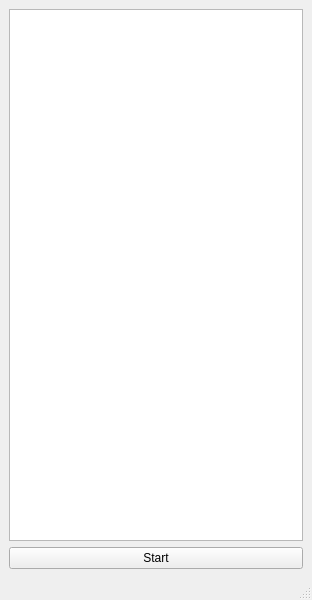
<?xml version="1.0" encoding="UTF-8"?>
<ui version="4.0">
 <class>MainWindow</class>
 <widget class="QMainWindow" name="MainWindow">
  <property name="geometry">
   <rect>
    <x>0</x>
    <y>0</y>
    <width>312</width>
    <height>600</height>
   </rect>
  </property>
  <property name="windowTitle">
   <string>MainWindow</string>
  </property>
  <widget class="QWidget" name="centralwidget">
   <layout class="QVBoxLayout" name="verticalLayout_2">
    <item>
     <widget class="QGraphicsView" name="DisplayWindow"/>
    </item>
    <item>
     <widget class="QPushButton" name="RunCode">
      <property name="text">
       <string>Start</string>
      </property>
     </widget>
    </item>
   </layout>
  </widget>
  <widget class="QMenuBar" name="menubar">
   <property name="geometry">
    <rect>
     <x>0</x>
     <y>0</y>
     <width>312</width>
     <height>21</height>
    </rect>
   </property>
  </widget>
  <widget class="QStatusBar" name="statusbar"/>
 </widget>
 <resources/>
 <connections/>
</ui>
